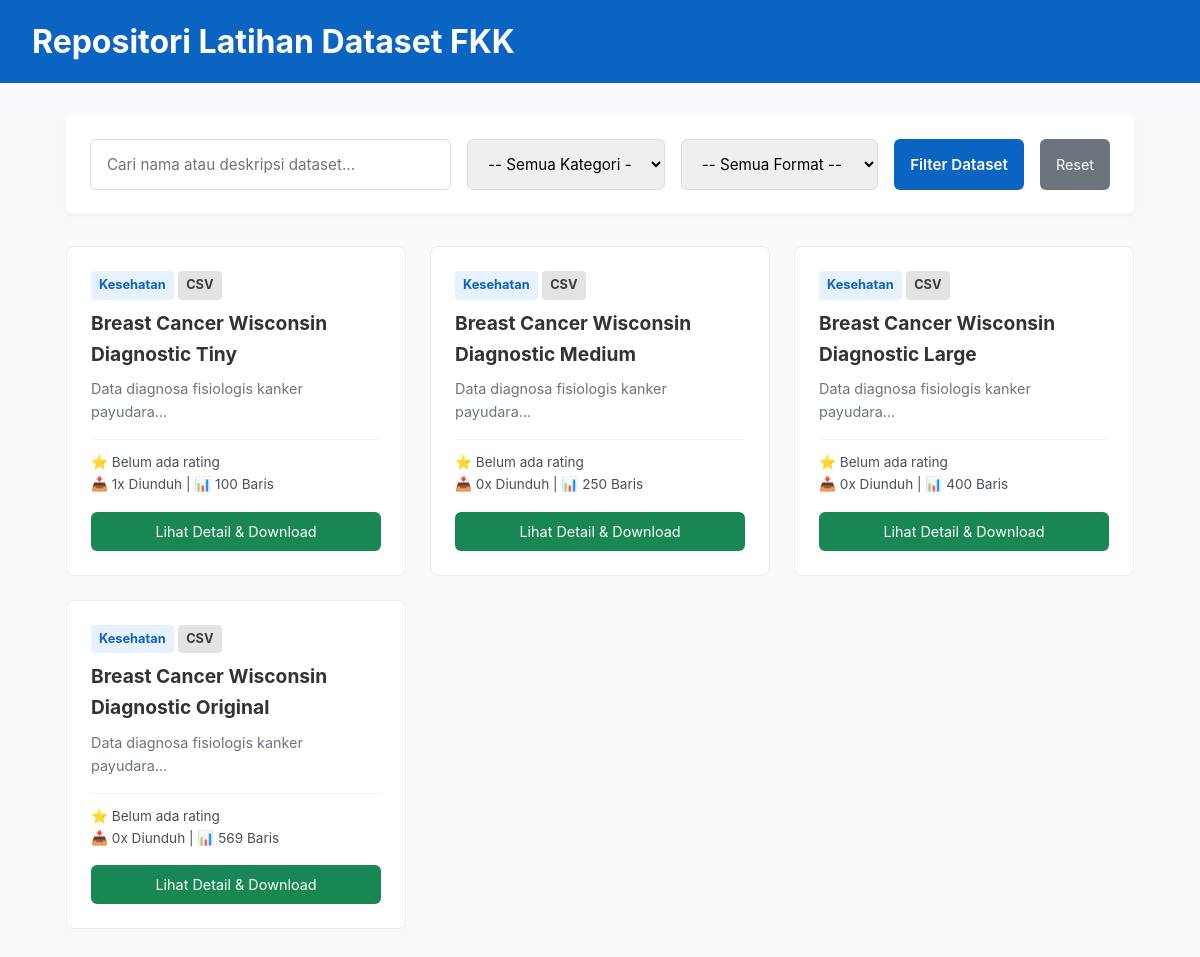
The page / on the database its author committed.
### tables this page shows
CREATE TABLE `datasets` (
  `id` int(11) NOT NULL,
  `title` varchar(255) NOT NULL,
  `description` text NOT NULL,
  `category` varchar(100) NOT NULL,
  `file_format` enum('CSV','SQL','CSV & SQL') NOT NULL,
  `file_path` varchar(255) NOT NULL,
  `file_size` varchar(50) NOT NULL,
  `row_count` int(11) DEFAULT 0,
  `downloads` int(11) DEFAULT 0,
  `rating_sum` int(11) DEFAULT 0,
  `rating_count` int(11) DEFAULT 0,
  `created_at` timestamp NOT NULL DEFAULT current_timestamp()
);

### config.php (called while the page is built, shortened)
<?php
function get_avg_rating($sum, $count) {
    if ($count == 0) return "Belum ada rating";
    return number_format($sum / $count, 1) . " / 5.0 (" . $count . " ulasan)";
}
?>

### index.php (the view, shortened to what this page needs)
<?php
require_once 'config.php';
$search   = isset($_GET['search']) ? sanitize($_GET['search']) : '';
$query = "SELECT * FROM datasets WHERE 1=1";
$query .= " ORDER BY created_at DESC";
$result = $conn->query($query);
?>
<!DOCTYPE html>
<html lang="id">
<head>
    <link rel="stylesheet" href="style.css">
</head>
<body>
<header>
    <h1><a href="index.php">Repositori Latihan Dataset FKK</a></h1>
</header>
<div class="container">
    <div class="filter-card">
        <form method="GET" action="index.php" class="filter-form">
            <input type="text" name="search" placeholder="Cari nama atau deskripsi dataset..." value="<?php echo htmlspecialchars($search); ?>">
            <select name="category">
                <option value="">-- Semua Kategori --</option>
            </select>
            <select name="format">
                <option value="">-- Semua Format --</option>
            </select>
            <button type="submit">Filter Dataset</button>
            <a href="index.php" class="btn btn-secondary" style="line-height: 2.2rem;">Reset</a>
        </form>
    </div>
    <div class="dataset-grid">
        <?php if ($result->num_rows > 0): ?>
            <?php while ($row = $result->fetch_assoc()): ?>
                <div class="card">
                    <div>
                        <span class="badge"><?php echo htmlspecialchars($row['category']); ?></span>
                        <span class="badge badge-format"><?php echo htmlspecialchars($row['file_format']); ?></span>
                        <h3><?php echo htmlspecialchars($row['title']); ?></h3>
                        <p><?php echo htmlspecialchars(substr($row['description'], 0, 110)) . '...'; ?></p>
                    </div>
                    <div>
                        <div class="card-meta">
                            ⭐ <?php echo get_avg_rating($row['rating_sum'], $row['rating_count']); ?><br>
                            📥 <?php echo $row['downloads']; ?>x Diunduh | 📊 <?php echo number_format($row['row_count']); ?> Baris
                        </div>
                        <a href="detail.php?id=<?php echo $row['id']; ?>" class="btn" style="width:100%; display:block;">Lihat Detail & Download</a>
                    </div>
                </div>
            <?php endwhile; ?>
        <?php else: ?>
            <p>Tidak ada dataset yang ditemukan dengan kriteria filter tersebut.</p>
        <?php endif; ?>
    </div>
</div>
</body>
</html>

### style.css (style rules this page uses)
* { box-sizing: border-box; margin: 0; padding: 0; font-family: -apple-system, BlinkMacSystemFont, "Segoe UI", Roboto, Oxygen, Ubuntu, Cantarell, sans-serif; }
body { background-color: #f8f9fa; color: #333; line-height: 1.6; }
header { background: #0C64C2; color: white; padding: 1rem 2rem; display: flex; justify-content: space-between; align-items: center; }
header a { color: white; text-decoration: none; font-weight: bold; }
.container { max-width: 1100px; margin: 2rem auto; padding: 0 1rem; }
.filter-card { background: white; padding: 1.5rem; border-radius: 8px; box-shadow: 0 2px 4px rgba(0,0,0,0.05); margin-bottom: 2rem; }
.filter-form { display: flex; gap: 1rem; flex-wrap: wrap; }
.filter-form input, .filter-form select, .filter-form button { padding: 0.6rem 1rem; border: 1px solid #ddd; border-radius: 6px; font-size: 0.95rem; }
.filter-form input[type="text"] { flex: 2; min-width: 200px; }
.filter-form select { flex: 1; min-width: 150px; }
.filter-form button { background: #0C64C2; color: white; border: none; cursor: pointer; font-weight: 600; }
.dataset-grid { display: grid; grid-template-columns: repeat(auto-fill, minmax(320px, 1fr)); gap: 1.5rem; }
.card { background: white; border-radius: 8px; border: 1px solid #e9ecef; padding: 1.5rem; display: flex; flex-direction: column; justify-content: space-between; transition: transform 0.2s; }
.badge { display: inline-block; padding: 0.25rem 0.5rem; background: #e7f1ff; color: #0C64C2; border-radius: 4px; font-size: 0.8rem; font-weight: bold; margin-bottom: 0.5rem; }
.badge-format { background: #e2e3e5; color: #383d41; }
.card h3 { margin-bottom: 0.5rem; font-size: 1.2rem; }
.card p { color: #6c757d; font-size: 0.9rem; margin-bottom: 1rem; flex-grow: 1; }
.card-meta { font-size: 0.85rem; color: #495057; margin-bottom: 1rem; border-top: 1px solid #f1f3f5; padding-top: 0.75rem; }
.btn { display: inline-block; padding: 0.5rem 1rem; text-align: center; background: #198754; color: white; text-decoration: none; border-radius: 6px; font-size: 0.9rem; border: none; cursor: pointer; }
.btn-secondary { background: #6c757d; }

### rows shown on the page
datasets: category "Kesehatan", file_format "CSV", title "Breast Cancer Wisconsin Diagnostic Tiny", description "Data diagnosa fisiologis kanker payudara", get_avg_rating($row['rating_sum'], $row['rating_count']) "Belum ada rating", downloads "1", row_count "100"
datasets: category "Kesehatan", file_format "CSV", title "Breast Cancer Wisconsin Diagnostic Medium", description "Data diagnosa fisiologis kanker payudara", get_avg_rating($row['rating_sum'], $row['rating_count']) "Belum ada rating", downloads "0", row_count "250"
datasets: category "Kesehatan", file_format "CSV", title "Breast Cancer Wisconsin Diagnostic Large", description "Data diagnosa fisiologis kanker payudara", get_avg_rating($row['rating_sum'], $row['rating_count']) "Belum ada rating", downloads "0", row_count "400"
datasets: category "Kesehatan", file_format "CSV", title "Breast Cancer Wisconsin Diagnostic Original", description "Data diagnosa fisiologis kanker payudara", get_avg_rating($row['rating_sum'], $row['rating_count']) "Belum ada rating", downloads "0", row_count "569"
